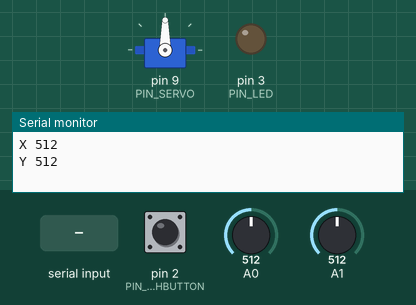
Bench run of a sketch on a simulated Arduino Uno, built with avr-gcc and run on an emulated ATmega328P. Parts: servo, output pins drawn as LEDs (lit = HIGH), the last lines printed to the serial monitor. The test bench sets the inputs (shaded band); at power-on: pin 2 (PIN_PUSHBUTTON) HIGH, A0 = 512, A1 = 512.

Above: at 1.2 s.
1.3 s: "LED ON\n" received over Serial
At 2.0 s:
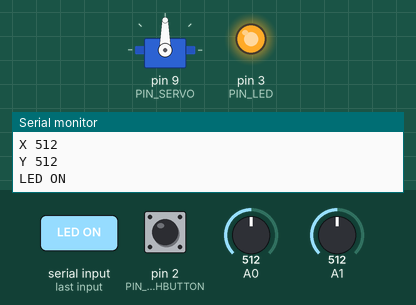
2.8 s: "SERVO ,45\n" received over Serial
At 3.3 s:
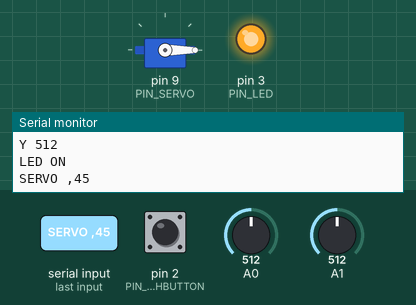
4.3 s: "LED OFF\n" received over Serial
At 5.5 s:
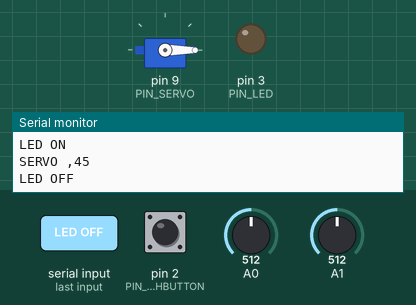
Timing chart, 0 to 7.3 s (numbered marks = the images above; inputs shaded):
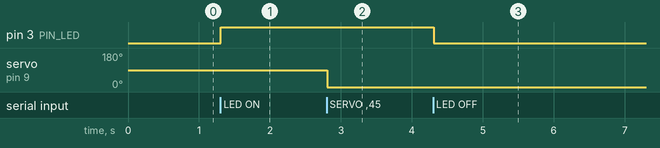

The sketch:

Arduino_Side.ino
```cpp
#include <Servo.h>

#define PIN_PUSHBUTTON 2
#define PIN_LED 3
#define PIN_JOYSTICK_X 0
#define PIN_JOYSTICK_Y 1
#define PIN_SERVO 9

String inputString = "";
bool stringComplete = false;
Servo myServo;

int joystickX;
int lastSentJoystickX;
int joystickY;
int lastSentJoystickY;
const int JOYSTICK_THRESHOLD = 15;

void setup() {
  Serial.begin(9600);
  inputString.reserve(200);
  pinMode(PIN_PUSHBUTTON, INPUT_PULLUP);
  pinMode(PIN_LED, OUTPUT);
  myServo.attach(PIN_SERVO);
}

void loop() {
  if (!digitalRead(PIN_PUSHBUTTON)) {
    Serial.println("B");
    delay(500);
  }

  // Joystick stuff goes here
  joystickX = analogRead(0);
  if (abs(joystickX - lastSentJoystickX) > JOYSTICK_THRESHOLD) {
    lastSentJoystickX = joystickX;
    Serial.println(String("X ") + lastSentJoystickX);
  }
  joystickY = analogRead(1);
  if (abs(joystickY - lastSentJoystickY) > JOYSTICK_THRESHOLD) {
    lastSentJoystickY = joystickY;
    Serial.println(String("Y ") + lastSentJoystickY);
  }
  if (stringComplete) {
    inputString.toUpperCase();
    inputString.trim();
    Serial.println(inputString); // Optional send to MATLAB
    if (inputString.equalsIgnoreCase("LED ON")) {
      digitalWrite(PIN_LED, HIGH);
    } else if (inputString.equalsIgnoreCase("LED OFF")) {
      digitalWrite(PIN_LED, LOW);
    } else if (inputString.startsWith("SERVO ")) {
      int degrees = inputString.substring(6).toInt();
      myServo.write(degrees);
    }
    inputString = "";
    stringComplete = false;
  }
}

void serialEvent() {
  while (Serial.available()) {
    char inChar = (char)Serial.read();
    if (inChar == '\n') { // Line feed. ASCII value 10
      stringComplete = true;
    } else {
      inputString += inChar;
    }
  }
}
```

Measured:
- after the input at 1.3 s, pin 3 (PIN_LED): LOW → HIGH at once
- after the input at 2.8 s, servo on pin 9 (PIN_SERVO): 90° → 0° at once
- after the input at 4.3 s, pin 3 (PIN_LED): HIGH → LOW at once
